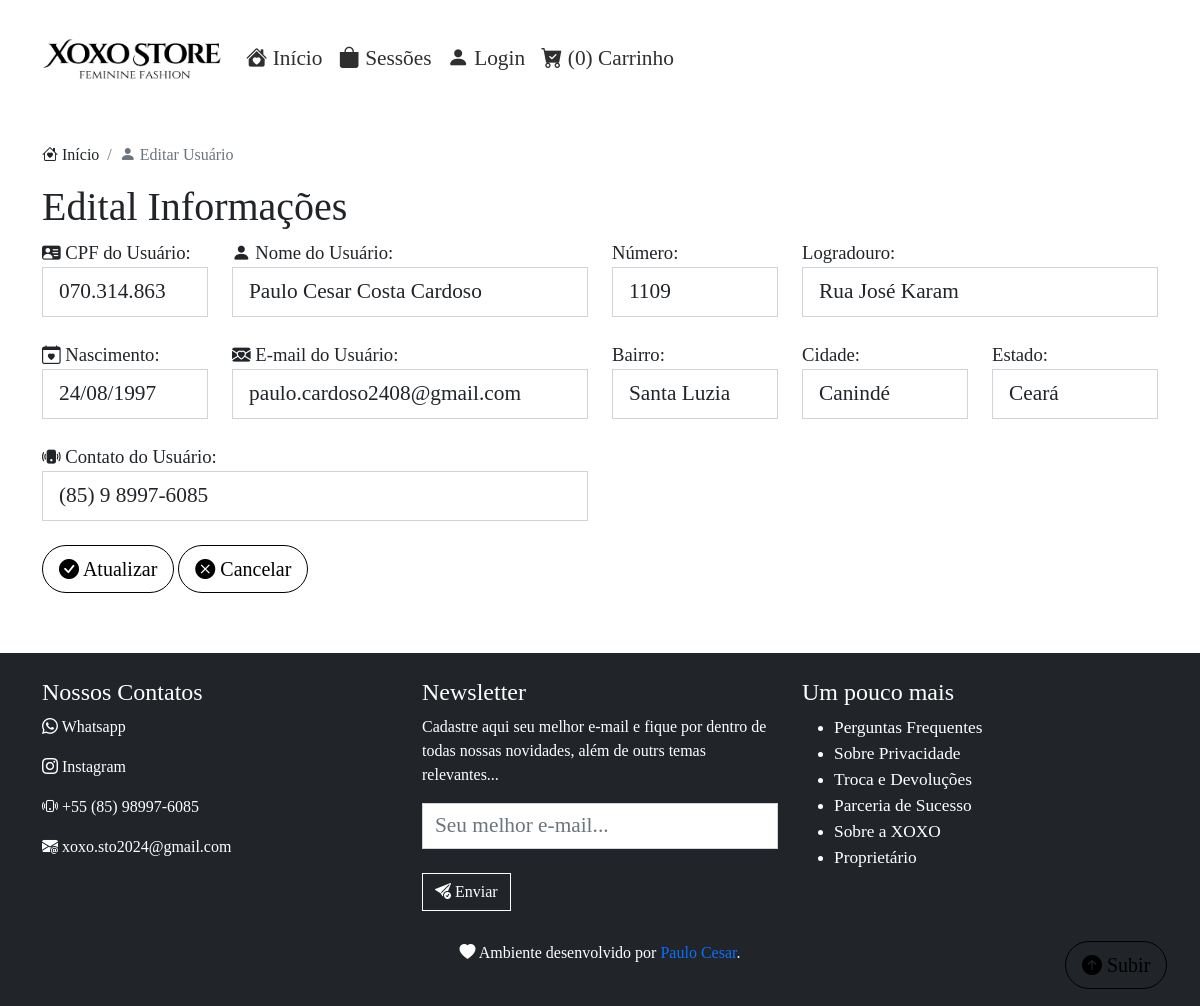
The page /app/page/usuario.php?id=39 on the database its author committed.
### tables this page shows
CREATE TABLE `tb_endereco` (
  `id_tb_endereco` int(11) NOT NULL,
  `rua_tb_endereco` varchar(255) NOT NULL,
  `num_tb_endereco` varchar(20) NOT NULL,
  `bai_tb_endereco` varchar(45) NOT NULL,
  `cid_tb_endereco` varchar(45) NOT NULL,
  `est_tb_endereco` varchar(45) NOT NULL,
  `id_usuario_tb_endereco` int(11) NOT NULL
);

CREATE TABLE `tb_usuario` (
  `id_tb_usuario` int(11) NOT NULL,
  `cpf_tb_usuario` varchar(11) DEFAULT NULL,
  `nome_tb_usuario` varchar(255) NOT NULL,
  `email_tb_usuario` varchar(255) NOT NULL,
  `contato_tb_usuario` varchar(20) NOT NULL COMMENT '(00) 00000-0000',
  `senha_tb_usuario` varchar(45) NOT NULL,
  `data_cadastro_tb_usuario` timestamp NULL DEFAULT current_timestamp(),
  `data_nascimento_tb_usuario` date DEFAULT NULL
);

### app/php/Administrador.class.php (called while the page is built, shortened)
<?php
    require_once("Usuario.class.php");
    class Administrador{
        public function __construct(){
            $this->usu = new Usuario();
        }
    }
?>

### app/php/BancoDeDados.class.php (called while the page is built, shortened)
<?php
	class BancoDeDados{
		private $ser = "127.0.0.1";
		private $usu = "u134451290_paulo";
		private $sen = "P@ulo6085";
		private $dat = "u134451290_bd_xoxo";
		private $mysqli;
		public function __get($var){
			return $this->$var;
		}
		public function conectar(){
			$this->mysqli = new mysqli($this->ser, $this->usu, $this->sen, $this->dat);
			$b = true;
			return $b;
		}
		public function desconectar(){
			$b = true;
			return $b;
		}
		public function result($sql){
			$this->result = $this->mysqli->query($sql);
		}
	}
?>

### app/php/Usuario.class.php (called while the page is built, shortened)
<?php
    require_once("BancoDeDados.class.php");
    class Usuario extends BancoDeDados{
        public function consultar ($sql=null){
            parent::result("SELECT * FROM tb_usuario LEFT JOIN tb_endereco ON tb_usuario.id_tb_usuario=tb_endereco.id_usuario_tb_endereco $sql");
            $result = array();
            while ($dados = parent::__get("result")->fetch_assoc()) {
                $result[] = $dados;
            }
            return $result;
        }
    }
?>

### app/page/usuario.php (the view, shortened to what this page needs)
<!DOCTYPE html>
<html lang="pt-br">
<head>
    <link rel="stylesheet" href="../framework/bootstrap/css/bootstrap.min.css">
    <link rel="stylesheet" href="https://cdn.jsdelivr.net/npm/bootstrap-icons@1.11.3/font/bootstrap-icons.min.css">
    <link rel="stylesheet" href="../css/pagina.css">
</head>
<body>
  <?php
    require_once("menu.php");
  ?>
    <div class="page">
      <div class="container">
        <nav aria-label="breadcrumb">
          <ol class="breadcrumb">
            <li class="breadcrumb-item"><a href="index.php"><i class="bi bi-house-heart"></i> Início</a></li>
            <li class="breadcrumb-item active" aria-current="page"><i class="bi bi-person-fill"></i> Editar Usuário</li>
          </ol>
        </nav>
        <form method="post">
          <div class="row">
            <h1 style="font-family:'Cinzel'">Edital Informações</h1>
            <br>
            <?php
              $usu = $adm->usu->consultar("WHERE tb_usuario.id_tb_usuario=".$_GET['id']);
              $nome = $usu[0]['nome_tb_usuario'];
              $emai = $usu[0]['email_tb_usuario'];
              $cont = $usu[0]['contato_tb_usuario'];
              $cpf = $usu[0]['cpf_tb_usuario'];
              $dat = "";
              if($usu[0]['data_nascimento_tb_usuario'] != ""){
                $dat = explode("-", $usu[0]['data_nascimento_tb_usuario']);
                $dat = $dat[2]."/".$dat[1]."/".$dat[0];
              }
            ?>
            <div class="col-lg-6">
              <div class="row">
                <div class="col-lg-4">
                  <div class="form-group">
                    <label for="cpfUsuario"><i class="bi bi-person-vcard-fill"></i> CPF do Usuário:</label>
                    <input required type="text" name="eCpfUsu" id="eCpfUsu" class="form-control form-control-lg" value="<?php echo $cpf;?>">
                  </div>
                </div>
                <div class="col-lg-8">
                  <div class="form-group">
                    <label for="nomeUsuario"><i class="bi bi-person-fill"></i> Nome do Usuário:</label>
                    <input required type="text" name="eNomUsu" class="form-control form-control-lg" value="<?php echo $nome;?>">
                  </div>
                </div>
              </div>
            <br>
              <div class="row">
                <div class="col-lg-4">
                  <div class="form-group">
                    <label for=""><i class="bi bi-calendar-heart"></i> Nascimento:</label>
                    <input required type="text" class="form-control form-control-lg" name="eDatUsu" id="eDatUsu" value="<?php echo $dat;?>">
                  </div>
                </div>
                <div class="col-lg-8">
                <div class="form-group">
                  <label for="emailUsuario"><i class="bi bi-envelope-heart-fill"></i> E-mail do Usuário:</label>
                  <input required type="email" name="eEmaUsu" class="form-control form-control-lg" value="<?php echo $emai;?>">
                </div>
                </div>
              </div>
            <br>
            <div class="form-group">
              <label for="emailUsuario"><i class="bi bi-phone-vibrate-fill"></i> Contato do Usuário:</label>
              <input required type="text" name="eTelUsu" id="eTelUsu" class="form-control form-control-lg" value="<?php echo $cont;?>">
            </div>
            </div>
            <div class="col-lg-6">
              <div class="row">
                <div class="col-lg-4">
                  <div class="form-group">
                    <label for="numeroEndereco">Número:</label>
                    <input required type="number" name="eNumUsu" value="<?php echo $usu[0]['num_tb_endereco'];?>" class="form-control form-control-lg">
                  </div>
                </div>
                <div class="col-lg-8">
                  <div class="form-group">
                    <label for="numeroEndereco">Logradouro:</label>
                    <input required type="text" name="eRuaUsu" value="<?php echo $usu[0]['rua_tb_endereco'];?>" class="form-control form-control-lg">
                  </div>
                </div>
              </div>
              <br>
              <div class="row">
                <div class="col-lg-4">
                  <div class="form-group">
                    <label for="numeroEndereco">Bairro:</label>
                    <input required type="text" name="eBaiUsu" value="<?php echo $usu[0]['bai_tb_endereco'];?>" class="form-control form-control-lg">
                  </div>
                </div>
                <div class="col-lg-4">
                  <div class="form-group">
                    <label for="numeroEndereco">Cidade:</label>
                    <input required type="text" name="eCidUsu" value="<?php echo $usu[0]['cid_tb_endereco'];?>" class="form-control form-control-lg">
                  </div>
                </div>
                <div class="col-lg-4">
                  <div class="form-group">
                    <label for="numeroEndereco">Estado:</label>
                    <input required type="text" name="eEstUsu" value="<?php echo $usu[0]['est_tb_endereco'];?>" class="form-control form-control-lg">
                  </div>
                </div>
              </div>
            </div>
            <div class="col-lg-12">
              <br>
              <button class="btn btn-black btn-lg btn-radius" name="bAtualizar"><i class="bi bi-check-circle-fill"></i> Atualizar</button>
              <a href="index.php" class="btn btn-black btn-lg btn-radius"><i class="bi bi-x-circle-fill"></i> Cancelar</a>
            </div>
          </div>
        </form>
      </div>
    </div>
    <?php
      require_once("footer.php");
    ?>
</body>
</html>

### app/css/pagina.css (style rules this page uses)
body { background-color: white; font-family: Georgia, 'Times New Roman', Times, serif; }
.page { padding-bottom: 60px; }
input { border-radius: 0px; }
.form-control, .btn { border-radius: 0px; }
.form-control { font-size: 16pt; }
.form-group label { font-size: 14pt; }
.btn-black { background-color: none; border-color: black; color:black; }
.page { padding-top: 50px; }
.btn-radius { border-radius: 30px; }
.breadcrumb a { text-decoration: none; color: #212529; }

### rows shown on the page
tb_endereco: eCpfUsu "070.314.863", eNomUsu "Paulo Cesar Costa Cardoso", eDatUsu "24/08/1997", eEmaUsu "paulo.cardoso2408@gmail.com", eTelUsu "(85) 9 8997-6085", eNumUsu "1109", eRuaUsu "Rua José Karam", eBaiUsu "Santa Luzia", eCidUsu "Canindé", eEstUsu "Ceará"

### other values the page prints
count($_SESSION['itens']) "0"
